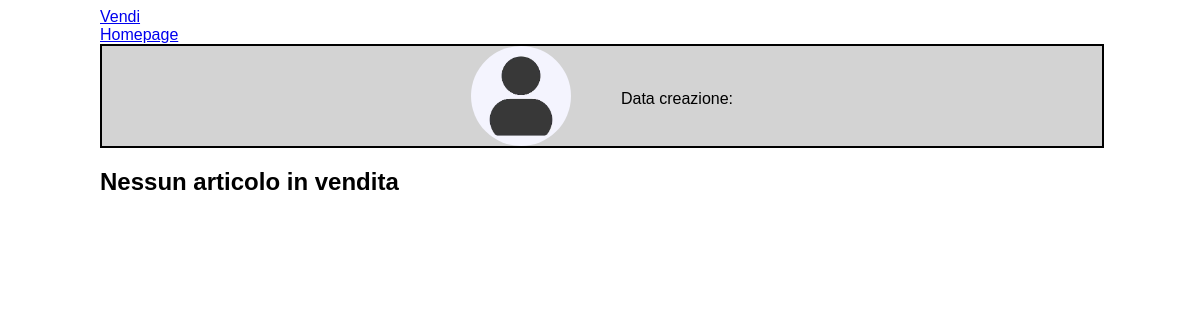
The app's page /user/admin/, older data.
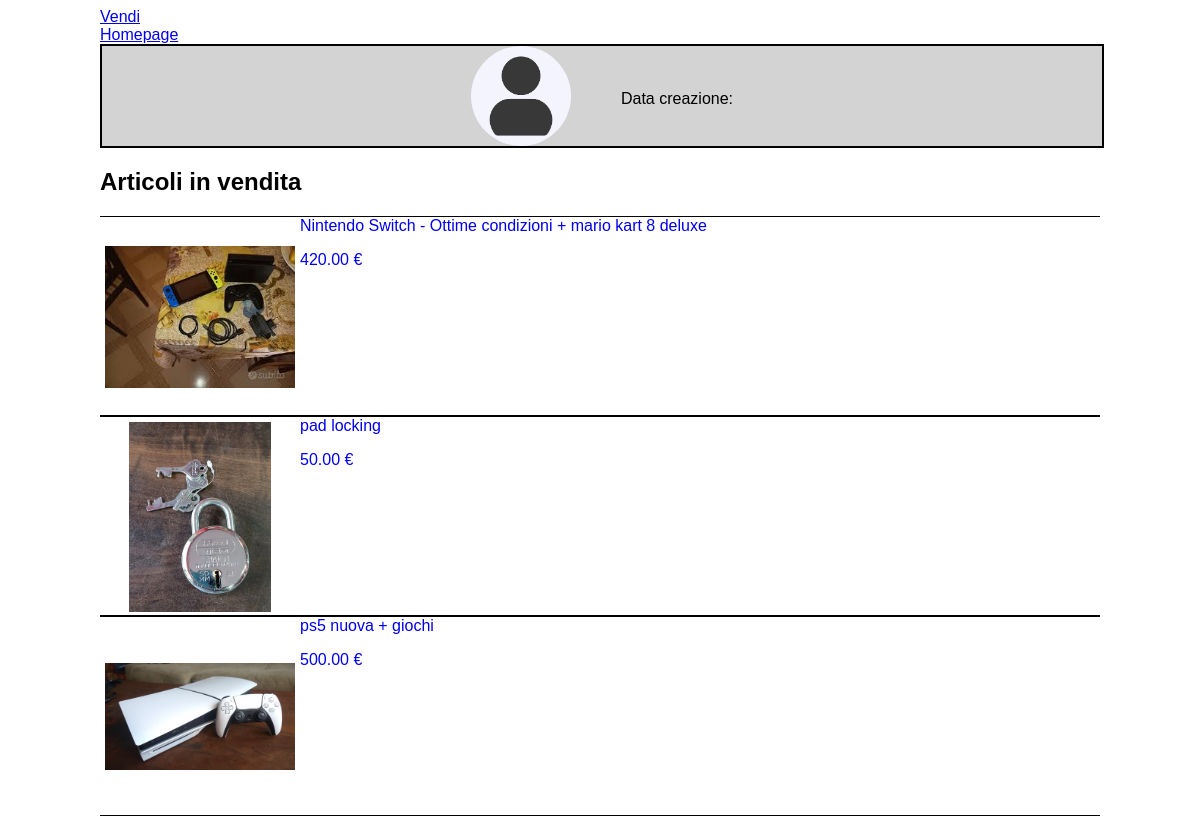
The same page, newer data.
### core/models.py (models this page shows, shortened)
class Product(models.Model):
    name = models.CharField(max_length=100)
    description = models.TextField()
    price = models.DecimalField(max_digits=10, decimal_places=2)
    seller = models.ForeignKey(User, on_delete=models.CASCADE)
    created_at = models.DateTimeField(auto_now_add=True)
    category = models.ForeignKey(Category, on_delete=models.SET_NULL, null=True, blank=True)

class ProductImage(models.Model):
    product = models.ForeignKey(Product, on_delete=models.CASCADE, related_name='images')
    image = models.ImageField(upload_to=user_directory_path)

### core/views.py (the view)
# urls.py: path('user/<str:username>/', views.user_profile_view, name="user_profile"),                                         #! Questa url deve rimanere per ultimo
def user_profile_view(request, username):
    user = get_object_or_404(User, username=username)
    products = Product.objects.filter(seller=user)  # se vuoi mostrare i suoi articoli
    return render(request, 'core/user_profile.html', {'user_profile': user, 'products': products})

### core/templates/core/user_profile.html (shortened to what this page needs)
<!DOCTYPE html>
	<head>
		{% load static %}
		<link rel="stylesheet" href="{% static 'css/user_profile/class.css' %}">
		<link rel="stylesheet" href="{% static 'css/user_profile/product_list.css' %}">
	</head>
	<body>
		<div class="container">
			<a href="{% url 'create_product' %}">Vendi</a><br>
			<a href="{% url 'homepage' %}">Homepage</a><br>
			<div style="justify-content: center;align-items: center;">
				<div class="container-profile">
					<img src="{% static 'images/default_user_silhouette.avif' %}" style="width: 100px; height: 100px; border-radius: 50%;" alt="Profilo">
					<div class="container-profile-desc">
						<p>Data creazione: {{ user.date_joined|date:"M Y" }}</p>
					</div>
				</div>
				{% if products %}
					<h2 style="justify-content: center;align-items: center;">Articoli in vendita</h2>
					<ul class="product-horizontal-list">
						{% for product in products %}
							<li class="product-container">
								<a href="{% url 'product_detail' product.id %}">
                    				<img src="{{ product.images.all.0.image.url }}" alt="{{ product.name }}">
                    				<div class="product-container-details">
                    					<div class="product-container-name">{{ product.name }}</div>
                    					<p>{{ product.price }} €</p>
                    				</div>
                				</a>
							</li>
						{% endfor %}
					</ul>
				{% else %}
					<h2>Nessun articolo in vendita</h2>
				{% endif %}
			</div>
		</div>
	</body>
</html>

### core/static/css/user_profile/class.css (style rules this page uses)
body { display: flex; justify-content: center; align-items: center; }
.container { width: 100%; max-width: 1000px; }
.container * { font-family: sans-serif; }
.container-profile { width: 100%; margin: 0 auto; display: flex; justify-content: center; align-items: center; border: 2px solid #000; background-color: lightgrey; }
.container-profile-desc { padding-left: 50px; }

### core/static/css/user_profile/product_list.css (style rules this page uses)
.product-horizontal-list { list-style: none; padding: 0 0; }
.product-container { display: flex; width: 100%; height: 200px; border-top: 1px solid #000; border-bottom: 1px solid #000; box-sizing: border-box; }
.product-container img { width: 190px; height: 190px; margin-left: 5px; margin-top: 5px; padding-right: 5px; object-fit: contain; }
.product-container a { display: flex; align-items: flex-start; width: 100%; height: 100%; text-decoration: none; }
.product-container-details { flex: 1; }

Row changes from the older to the newer data that the page shows:
added Product: images.all.0.image (picture), name "Nintendo Switch - Ottime condizioni + mario kart 8 deluxe", price "420.00"
added Product: images.all.0.image (picture), name "pad locking", price "50.00"
added Product: images.all.0.image (picture), name "ps5 nuova + giochi", price "500.00"
Text that changed along with them:
text no longer shown: "Nessun articolo in vendita"
text now shown: "Articoli in vendita"
